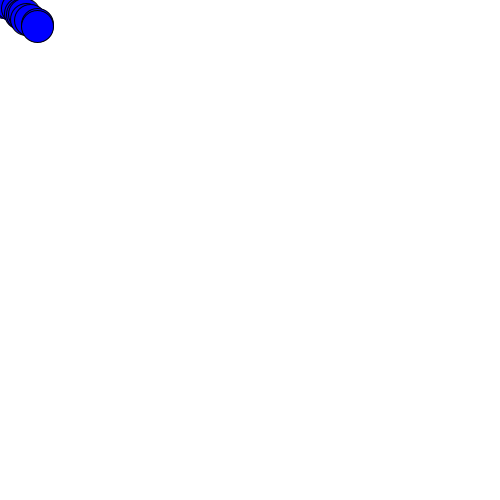
Frame 1 (no input)
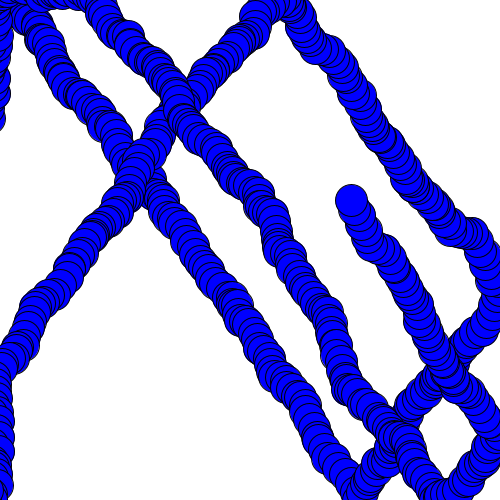
Frame 60 (the mouse pressed at the canvas centre just before this capture)
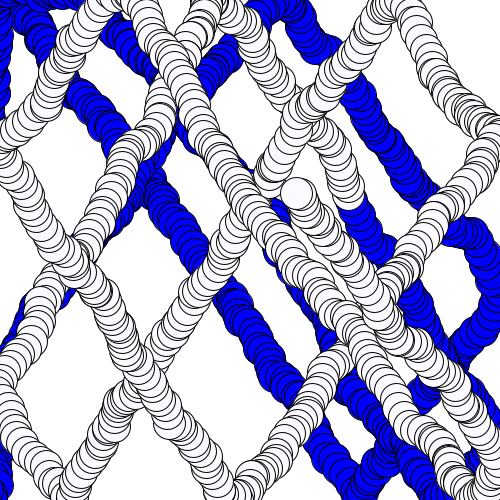
Frame 120 (the mouse held since frame 60 and released just before this capture)

The Processing sketch that drew these frames (run headless with seeded random() and noise(); from frame 60 on, the mouse is pressed at the canvas centre):

// Processing sketch: processing_73442
// ── processing_73442.pde



float x;
float y;
float speedx = 7;
float speedy = 10;
void setup() {
  size(500, 500);
  smooth();
  background(255);
  frameRate(10);
}

void draw() {

  for(int i = 0; i < 10; i++){  
      x = x+ speedx*random(1);
      y = y + speedy*random(1);
      if ((x > width) || (x < 0)) {
       speedx = speedx * -1;
       if(x>width){x=width;}
      
      }
      if ((y < 0) ||(y > height)){
       speedy = speedy * -1;
        if(y>height){y=height;}
      }
         
      // Display circle at x location
      stroke(0);
      fill(mouseX, mouseY, 255);
      ellipse(x, y, 32, 32);
 
   }
}
